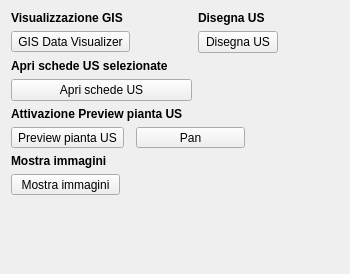
             <widget class="QWidget" name="page_2">
              <property name="geometry">
               <rect>
                <x>0</x>
                <y>0</y>
                <width>350</width>
                <height>274</height>
               </rect>
              </property>
              <attribute name="label">
               <string>Funzioni di controllo</string>
              </attribute>
              <layout class="QGridLayout" name="gridLayout_21">
               <item row="0" column="0" colspan="2">
                <widget class="QLabel" name="label_38">
                 <property name="font">
                  <font>
                   <weight>75</weight>
                   <bold>true</bold>
                  </font>
                 </property>
                 <property name="text">
                  <string>Visualizzazione GIS</string>
                 </property>
                </widget>
               </item>
               <item row="0" column="2" colspan="2">
                <widget class="QLabel" name="label_46">
                 <property name="font">
                  <font>
                   <weight>75</weight>
                   <bold>true</bold>
                  </font>
                 </property>
                 <property name="text">
                  <string>Disegna US</string>
                 </property>
                </widget>
               </item>
               <item row="1" column="0">
                <widget class="QToolButton" name="toolButtonGis">
                 <property name="minimumSize">
                  <size>
                   <width>109</width>
                   <height>0</height>
                  </size>
                 </property>
                 <property name="toolTip">
                  <string/>
                 </property>
                 <property name="text">
                  <string>GIS Data Visualizer</string>
                 </property>
                 <property name="icon">
                  <iconset resource="resources.qrc">
                   <normaloff>:/icons/GIS.png</normaloff>:/images/GIS.png</iconset>
                 </property>
                 <property name="shortcut">
                  <string>Ctrl+G</string>
                 </property>
                 <property name="checkable">
                  <bool>true</bool>
                 </property>
                 <property name="checked">
                  <bool>false</bool>
                 </property>
                 <property name="toolButtonStyle">
                  <enum>Qt::ToolButtonTextOnly</enum>
                 </property>
                 <property name="arrowType">
                  <enum>Qt::NoArrow</enum>
                 </property>
                </widget>
               </item>
               <item row="2" column="0" colspan="2">
                <widget class="QLabel" name="label_40">
                 <property name="font">
                  <font>
                   <weight>75</weight>
                   <bold>true</bold>
                  </font>
                 </property>
                 <property name="text">
                  <string>Apri schede US selezionate</string>
                 </property>
                </widget>
               </item>
               <item row="3" column="0" colspan="2">
                <widget class="QPushButton" name="pushButton_showSelectedFeatures">
                 <property name="font">
                  <font>
                   <pointsize>9</pointsize>
                  </font>
                 </property>
                 <property name="toolTip">
                  <string>Show Selcted Features</string>
                 </property>
                 <property name="text">
                  <string>Apri schede US</string>
                 </property>
                 <property name="icon">
                  <iconset resource="resources.qrc">
                   <normaloff>:/icons/sheet.png</normaloff>:/images/sheet.png</iconset>
                 </property>
                </widget>
               </item>
               <item row="4" column="0" colspan="3">
                <widget class="QLabel" name="label_39">
                 <property name="font">
                  <font>
                   <weight>75</weight>
                   <bold>true</bold>
                  </font>
                 </property>
                 <property name="text">
                  <string>Attivazione Preview pianta US</string>
                 </property>
                </widget>
               </item>
               <item row="5" column="0">
                <widget class="QToolButton" name="toolButtonPreview">
                 <property name="toolTip">
                  <string/>
                 </property>
                 <property name="text">
                  <string>Preview pianta US</string>
                 </property>
                 <property name="icon">
                  <iconset resource="resources.qrc">
                   <normaloff>:/icons/GIS.png</normaloff>:/images/GIS.png</iconset>
                 </property>
                 <property name="shortcut">
                  <string>Ctrl+G</string>
                 </property>
                 <property name="checkable">
                  <bool>true</bool>
                 </property>
                 <property name="checked">
                  <bool>false</bool>
                 </property>
                 <property name="toolButtonStyle">
                  <enum>Qt::ToolButtonTextOnly</enum>
                 </property>
                 <property name="arrowType">
                  <enum>Qt::NoArrow</enum>
                 </property>
                </widget>
               </item>
               <item row="5" column="1" colspan="2">
                <widget class="QToolButton" name="toolButtonPan">
                 <property name="minimumSize">
                  <size>
                   <width>109</width>
                   <height>0</height>
                  </size>
                 </property>
                 <property name="toolTip">
                  <string>Pan tool</string>
                 </property>
                 <property name="text">
                  <string>Pan</string>
                 </property>
                 <property name="icon">
                  <iconset resource="resources.qrc">
                   <normaloff>:/icons/mActionPan.png</normaloff>:/images/mActionPan.png</iconset>
                 </property>
                 <property name="shortcut">
                  <string>Ctrl+G</string>
                 </property>
                 <property name="checkable">
                  <bool>true</bool>
                 </property>
                 <property name="checked">
                  <bool>false</bool>
                 </property>
                 <property name="toolButtonStyle">
                  <enum>Qt::ToolButtonTextOnly</enum>
                 </property>
                 <property name="arrowType">
                  <enum>Qt::NoArrow</enum>
                 </property>
                </widget>
               </item>
               <item row="6" column="0" colspan="2">
                <widget class="QLabel" name="label_44">
                 <property name="font">
                  <font>
                   <weight>75</weight>
                   <bold>true</bold>
                  </font>
                 </property>
                 <property name="text">
                  <string>Mostra immagini</string>
                 </property>
                </widget>
               </item>
               <item row="7" column="0">
                <widget class="QToolButton" name="toolButtonPreviewMedia">
                 <property name="minimumSize">
                  <size>
                   <width>109</width>
                   <height>0</height>
                  </size>
                 </property>
                 <property name="text">
                  <string>Mostra immagini</string>
                 </property>
                 <property name="icon">
                  <iconset resource="resources.qrc">
                   <normaloff>:/icons/photo.png</normaloff>:/images/photo.png</iconset>
                 </property>
                 <property name="checkable">
                  <bool>true</bool>
                 </property>
                </widget>
               </item>
               <item row="8" column="3">
                <spacer name="verticalSpacer_4">
                 <property name="orientation">
                  <enum>Qt::Vertical</enum>
                 </property>
                 <property name="sizeHint" stdset="0">
                  <size>
                   <width>20</width>
                   <height>201</height>
                  </size>
                 </property>
                </spacer>
               </item>
               <item row="8" column="1">
                <spacer name="verticalSpacer_6">
                 <property name="orientation">
                  <enum>Qt::Vertical</enum>
                 </property>
                 <property name="sizeHint" stdset="0">
                  <size>
                   <width>20</width>
                   <height>40</height>
                  </size>
                 </property>
                </spacer>
               </item>
               <item row="1" column="2">
                <widget class="QPushButton" name="pushButton_showLayer">
                 <property name="font">
                  <font>
                   <pointsize>9</pointsize>
                  </font>
                 </property>
                 <property name="toolTip">
                  <string>Show Selcted Features</string>
                 </property>
                 <property name="text">
                  <string>Disegna US</string>
                 </property>
                 <property name="icon">
                  <iconset resource="resources.qrc">
                   <normaloff>:/icons/sheet.png</normaloff>:/images/sheet.png</iconset>
                 </property>
                </widget>
               </item>
              </layout>
             </widget>
